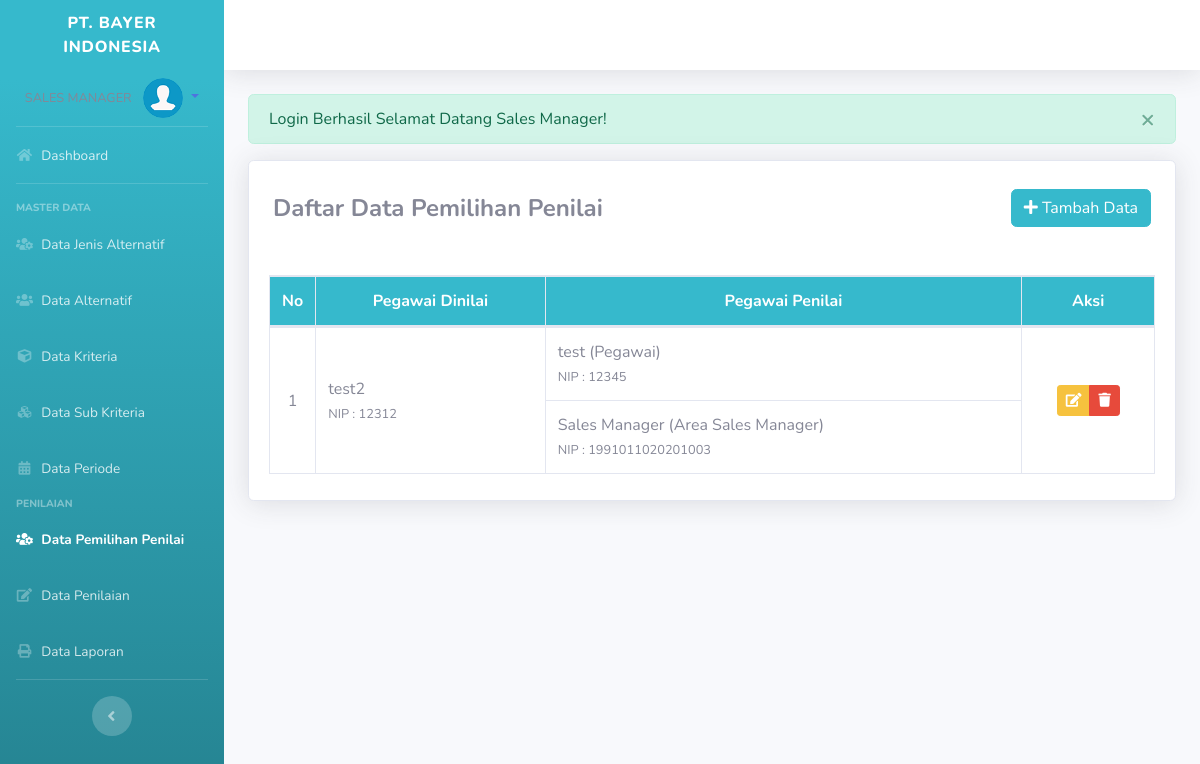
/admin/index.php?p=memilihpen (signed in), run on the app's committed database.
### tables this page shows
CREATE TABLE `penilai` (
  `id_penilai` int(11) NOT NULL,
  `nip` char(18) DEFAULT NULL,
  `id_periode` int(11) DEFAULT NULL
);

CREATE TABLE `user` (
  `nip` char(18) NOT NULL,
  `id_jenis_user` int(11) DEFAULT NULL,
  `password` varchar(100) DEFAULT NULL,
  `nama_pegawai` varchar(100) DEFAULT NULL,
  `status_pegawai` varchar(100) DEFAULT NULL,
  `alamat` text DEFAULT NULL,
  `tempat_lahir` varchar(100) DEFAULT NULL,
  `tgl_lahir` date DEFAULT NULL,
  `jenis_kelamin` char(1) DEFAULT NULL,
  `status_nikah` char(1) DEFAULT NULL,
  `no_telp` varchar(20) DEFAULT NULL,
  `area_kerja` varchar(255) DEFAULT NULL
);

CREATE TABLE `jenis_user` (
  `id_jenis_user` int(10) NOT NULL,
  `jabatan` varchar(20) DEFAULT NULL,
  `level` int(11) DEFAULT NULL
);

CREATE TABLE `penilai_detail` (
  `id_penilai_detail` int(11) NOT NULL,
  `id_penilai` int(11) NOT NULL,
  `nip` char(16) NOT NULL
);

### config/koneksi.php (called while the page is built, shortened)
<?php
	$host	= 'localhost';
	$user	= 'root';
	$pass	= '';
	$db		= 'spksales';
	$con=mysqli_connect($host, $user, $pass, $db);
	function get_tahun_ajar_id()
	{
		global $con;
		$sql = "SELECT * FROM periode WHERE status_periode = 1";
		$q = mysqli_query($con, $sql);
		$row = mysqli_fetch_array($q);
		return $row['id_periode'];
	}
?>

### admin/pages/memilihpen.php (the view, shortened to what this page needs)
<?php if (isset($_SESSION["flash"])) { ?>
	<div class="alert alert-<?= $_SESSION["flash"]["type"]; ?> alert-dismissible alert_model" role="alert">
		<button type="button" class="close" data-dismiss="alert" aria-label="Close">
			<span aria-hidden="true">&times;</span>
		</button>
		<?= $_SESSION["flash"]["head"]; ?> <?= $_SESSION["flash"]["msg"]; ?>
	</div>
<?php unset($_SESSION['flash']);
} ?>
<div class="card shadow mb-4">
	<div class="card-body">
		<div class="d-flex justify-content-between align-items-center mt-2 mb-5 mx-1">
			<h4 class="m-0 font-weight-bold"> Daftar Data Pemilihan Penilai</h6>
				<button type="button" class="btn btn-info" data-toggle="modal" data-target="#exampleModalCenter"><i class="fa fa-plus"></i> Tambah Data</button>
		</div>
		<table class="table table-bordered" id="dataTable" width="100%" cellspacing="0">
			<thead class="bg-info text-white">
				<tr align="center">
					<th width="5%">No</th>
					<th>Pegawai Dinilai</th>
					<th>Pegawai Penilai</th>
					<th width="15%">Aksi</th>
				</tr>
			</thead>
			<tbody>
				<?php
				$i = 0;
				$fi = 0;
				$idper = get_tahun_ajar_id();
				$sql = "SELECT a.*, b.id_penilai_detail, b.nip as 'nip_dinilai', c.nama_pegawai as 'penilai', d.nama_pegawai as 'dinilai', e.jabatan FROM penilai a JOIN penilai_detail b ON a.id_penilai = b.id_penilai  JOIN user c ON a.nip = c.nip JOIN user d ON b.nip = d.nip JOIN jenis_user e ON d.id_jenis_user = e.id_jenis_user WHERE a.id_periode = $idper ORDER BY a.nip, e.level DESC";
				$q = mysqli_query($con, $sql);
				while ($row = mysqli_fetch_array($q)) {
					if ($row['nip'] != $row['nip_dinilai']) {
						$ket = $row['jabatan'];
					} else {
						$ket = "Bawahan";
					}
					if ($fi == 0) {
						$odd = '';
						if ($i % 2 == 0) {
							$odd = 'class="tr_odd"';
						}
						$id_pen = $row['id_penilai'];
						$sqls = "SELECT COUNT(id_penilai) as total from penilai_detail where id_penilai = $id_pen";
						$count = mysqli_query($con,$sqls);
						while ($jumlah = mysqli_fetch_array($count)) {
							$rowspan = $jumlah['total'];
						}
				?>
						<tr <?= $odd; ?>>
							<td rowspan="<?= $rowspan ?>" class="align-middle text-center"><?= ++$i; ?></td>
							<td rowspan="<?= $rowspan ?>" class="align-middle"><?= $row['penilai'] . '<br><small>NIP : ' . $row['nip'] . '</small>'; ?></td>
							<td><?= $row['dinilai'] . ' (' . $ket . ') <br><small>NIP : ' . $row['nip_dinilai'] . '</small>'; ?></td>
							<td rowspan="<?= $rowspan ?>" class="align-middle text-center">
								<div class="btn-group" role="group">
									<button data-toggle="tooltip" data-placement="bottom" title="Edit Data" class="btn btn-warning btn-sm  btn_ubah" data-id="<?= $row['id_penilai']; ?>"><i class="fa fa-edit"></i></button>
									<button data-toggle="tooltip" data-placement="bottom" title="Hapus Data" class="btn btn-danger btn-sm btn_hapus" data-id="<?= $row['id_penilai']; ?>"><i class="fa fa-trash"></i></button>
								</div>
							</td>
						</tr>
					<?php } else { ?>
						<tr <?= $odd; ?>>
							<td><?= $row['dinilai'] . ' (' . $ket . ') <br><small>NIP : ' . $row['nip_dinilai'] . '</small>'; ?></td>
						</tr>
				<?php }
					$fi++;
					if ($fi >= $rowspan) {
						$fi = 0;
					}
				}
				?>
			</tbody>
		</table>
	</div>
</div>

### data on the page
penilai: nip.nama_pegawai "test2", nip "12312", user.nama_pegawai "test", jenis_user.jabatan "Pegawai", penilai_detail.nip "12345", user.nama_pegawai "Sales Manager", jenis_user.jabatan "Area Sales Manager", penilai_detail.nip "1991011020201003"

### other printed values
$_SESSION["flash"]["head"] "Login Berhasil"
$_SESSION["flash"]["msg"] "Selamat Datang Sales Manager!"
